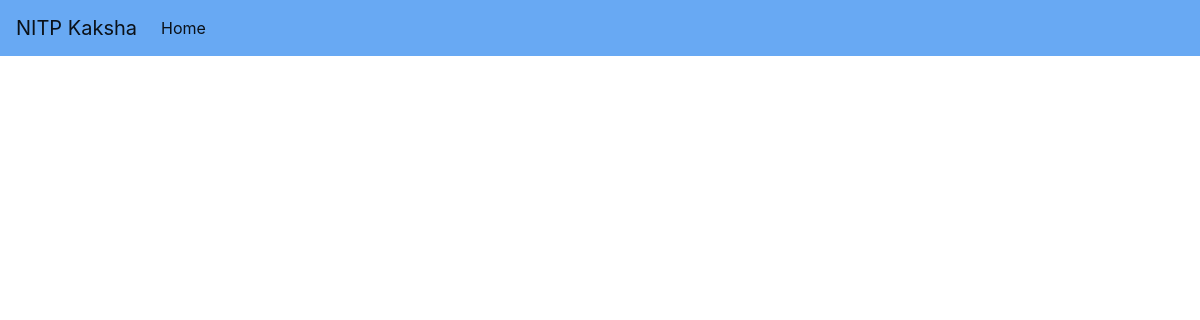
The app's page /notes/CS3402, older data.
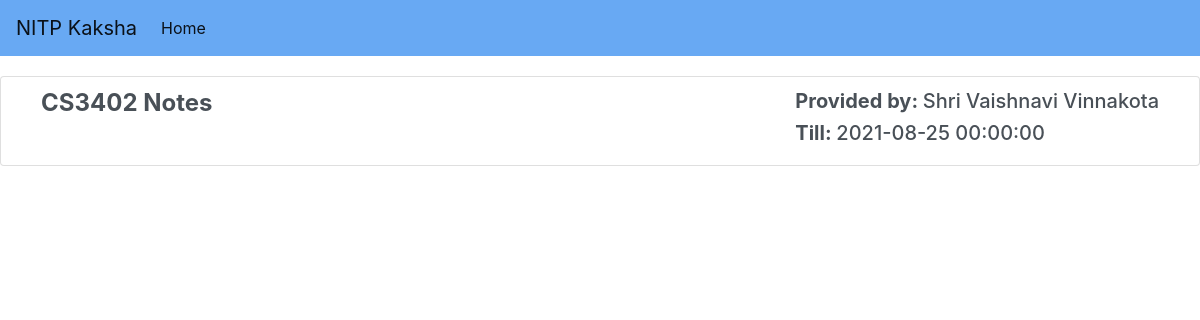
The same page, newer data.
### app.py (models this page shows)
class Notes(db.Model):
    id = db.Column(db.Integer, primary_key=True)
    course = db.Column(db.String(20), nullable = False)
    notes_name = db.Column(db.String(30), nullable = False)
    notes_link = db.Column(db.Text(), unique=True, nullable = False, default='#')
    provided_by = db.Column(db.String(100), nullable = False, default='Anonymous')
    till_date = db.Column(db.DateTime())
    def __repr__(self):
        return f"Notes('{self.id}', '{self.notes_name}', '{self.course}', '{self.provided_by}', '{self.till_date}')"

### app.py (the view)
@app.route("/notes/<course>", methods=['GET', 'POST'])
def notes(course):
    notes = Notes.query.filter_by(course = course).all()
    print(notes)
    return render_template('notes.html', notes = notes)

### templates/notes.html
{% extends "layout.html" %}
{% block content %}
<div class="list-group my-list">
    {% for n in notes %}
    <a href="{{ n.notes_link }}" class="list-group-item list-group-item-action">
        <div class="d-flex justify-content-between" style="margin-left: 20px; margin-right: 20px;">
            <h4><strong>{{ n.notes_name }}</strong></h4>
            <div>
            <h5><strong>Provided by: </strong>{{ n.provided_by }}</h5>
            <h5><strong>Till: </strong>{{ n.till_date }}</h5>
            </div>
        </div>
    </a>
    {% endfor %}
</div>
{% endblock content %}

### templates/layout.html (shortened to what this page needs)
<!doctype html>
<html lang="en">
<head>
    <link rel="stylesheet" href="https://stackpath.bootstrapcdn.com/bootstrap/4.3.1/css/bootstrap.min.css"
>
    <link rel="stylesheet" href="{{ url_for('static', filename='style.css') }}">
</head>
<body>
    <nav class="navbar navbar-expand-lg navbar-light" style="background-color: #68a9f3;">
        <a class="navbar-brand" href="{{ url_for('home')}}">NITP Kaksha</a>
        <div class="collapse navbar-collapse" id="navbarNavAltMarkup">
            <div class="navbar-nav">
                <a class="nav-item nav-link active" href="{{ url_for('home') }}">Home <span class="sr-only">(current)</span></a>
            </div>
        </div>
    </nav>
    {% block content %}{% endblock content%}
</body>
</html>

### static/style.css (style rules this page uses)
.my-list { margin-top: 20px; }

Row changes from the older to the newer data that the page shows:
added Notes: notes_name "CS3402 Notes", provided_by "Shri Vaishnavi Vinnakota", till_date "2021-08-25 00:00:00"
